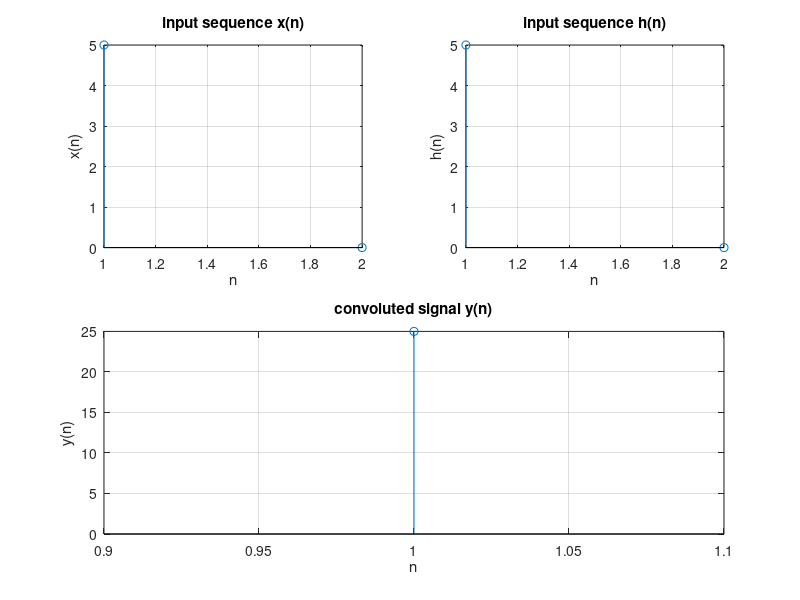

Write the MATLAB code that produced this figure.
disp('linear convolution program');

x=input('enter i/p x(n):');
m=length(x);
h=input('enter filter h(n):');
n=length(h);

x=[x,zeros(1,n)];

subplot(2,2,1);
stem(x);
title('input sequence x(n)');
xlabel('n');
ylabel('x(n)');
grid;

h=[h,zeros(1,m)];

subplot(2,2,2);
stem(h);
title('input sequence h(n)');
xlabel('n');
ylabel('h(n)');
grid;

disp('linear convolution of x(n) and y(n) is h(n)')

y=zeros(1,n+m-1);

for i=1:n+m-1
    y(i)=0;
    for j=1:n+m-1
        if(j<i+1)
            y(i)=y(i)+x(j)*h(i-j+1);
        end
    end
end

y

subplot(2,2,[3,4]);
stem(y);
title('convoluted signal y(n)');
xlabel('n');
ylabel('y(n)');
grid;